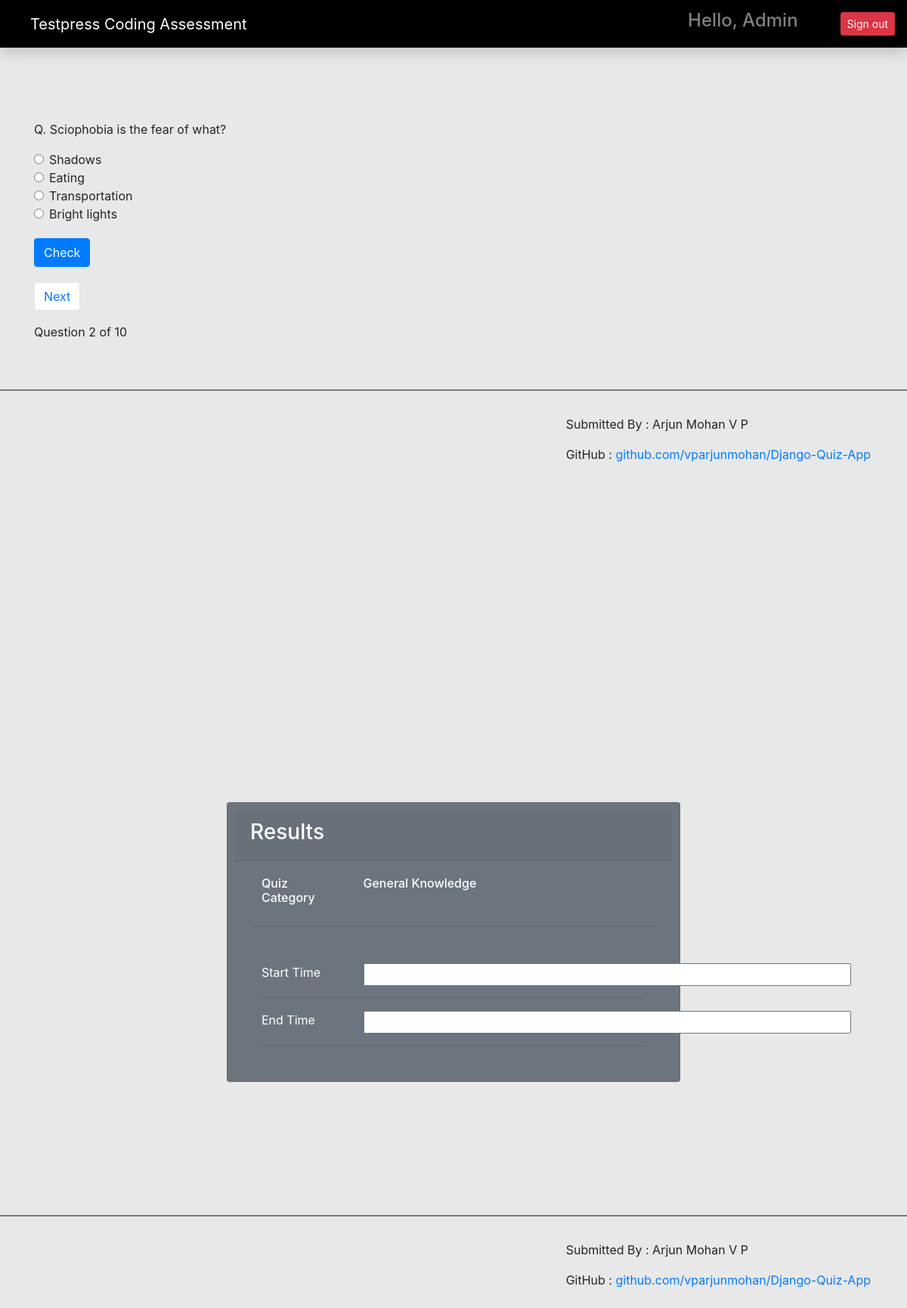
The app's page /quiz/category/2/?page=2 (signed in) with its own data.
### quiz/models.py (models this page shows, shortened)
class Question(models.Model):
    choice = models.ForeignKey(Category, on_delete=models.CASCADE)
    question = models.CharField(max_length=250)
    answer = models.CharField(max_length=100)
    option_one = models.CharField(max_length=100)
    option_two = models.CharField(max_length=100)
    option_three = models.CharField(max_length=100, blank=True)
    option_four = models.CharField(max_length=100, blank=True)
    created_at = models.DateTimeField(auto_now_add=True)
    updated_at = models.DateTimeField(auto_now=True)

class Category(models.Model):
    owner = models.ForeignKey(to=User, on_delete=models.CASCADE)
    category = models.CharField(max_length=200)
    def __str__(self):
        return self.category

### quiz/views.py (the view, shortened to what this page needs)
# urls.py: path('category/<int:pk>/', take_quiz, name='take_quiz'),
@login_required(login_url='/login/')
def take_quiz(request, pk):
    questions = Question.objects.filter(choice=pk).order_by('-created_at')
    paginator = Paginator(questions,1)
    page_number = request.GET.get('page')
    page_obj = Paginator.get_page(paginator, page_number)
    context = {'questions': questions, 'page_obj': page_obj,}
    if request.method == 'GET':
        request.session['previous_page'] = request.path_info + "?page=" + request.GET.get("page", '1')
        return render(request, 'quiz.html', context)

### templates/quiz.html (shortened to what this page needs)
{% extends 'base.html' %}
{% load static %}
{% block content %}
<div id="section1">
<div class="container mt-5 pt-5">
{% for question in page_obj %}
<form action="" method="post">
  <p>Q. {{question.question}}</p>
  <div class="form-check">
  <input class="form-check-input" type="radio" name="option" id="option_one" value="{{question.option_one}}">
    {{question.option_one}}
</div>
<div class="form-check">
  <input class="form-check-input" type="radio" name="option" id="option_two" value="{{question.option_two}}">
    {{question.option_two}}
</div>
<div class="form-check">
  <input class="form-check-input" type="radio" name="option" id="option_three" value="{{question.option_three}}">
    {{question.option_three}}
</div>
<div class="form-check lower-radio">
  <input class="form-check-input" type="radio" name="option" id="option_four" value="{{question.option_four}}">
    {{question.option_four}}
</div>
  <input class="btn btn-primary check-btn" type="submit" value="Check" id="check" onclick="displayRadioValue();"/>
</form>
</div>
{% endfor %}
<div class="container">
  <div class="pagination-btns">
    <ol class="pagination align-right mr-auto">
    {% if page_obj.has_next %}
      <li class="page-item">
        <a id="next-btn" class="page-link btn btn-success" href="?page={{ page_obj.next_page_number }}" id="next-button" >Next</a>
      </li>
      {% endif %}
    </ol>
Question {{page_obj.number}} of {{page_obj.paginator.num_pages}}
</div>
</div>
    <br><br>
<hr style="height:1px;color:gray;background-color:gray;">
<footer class="mr-lg-5 mt-3" style="float:right;">
  <p>Submitted By : Arjun Mohan V P</p>
  <p>GitHub : <a href="https://github.com/vparjunmohan/Django-Quiz-App" target=_blank>github.com/vparjunmohan/Django-Quiz-App</a></p>
</footer>
</div>
<div  id="section2">
<div class="card text-white bg-secondary mb-3 quizresults">
    <div class="card-header"><h3>Results</h3></div>
    <div class="card-body">
    <div class="container">
    <div class="row">
      <h6 class="card-title col-3">Quiz Category</h6>
      {% for question in page_obj %}
      <h6 class="card-title col-8">{{question.choice}} </h6>
      {% endfor %}
    </div>
    </div>
    <hr>
      <div class="container mt-lg-5">
      <div class="row">
        <div class="col-3">Start Time</div>
        <div class="col-8" id="displayStartTime">
        <input type="text" size="58" id="startTimeField" readonly="true">
        </div>
      </div>
      <hr>
      <div class="row">
        <div class="col-3">End Time</div>
        <div class="col-8" id="displayEndTime">
        <input type="text" size="58" id="endTimeField" readonly="true">
        </div>
      </div>
      <hr>
      </div>
    </div>
  </div>
      <br><br><br><br><br><br>
<hr style="height:1px;color:gray;background-color:gray;">
<footer class="mr-lg-5 mt-3" style="float:right;">
  <p>Submitted By : Arjun Mohan V P</p>
  <p>GitHub : <a href="https://github.com/vparjunmohan/Django-Quiz-App" target=_blank>github.com/vparjunmohan/Django-Quiz-App</a></p>
</footer>
</div>
{% endblock content %}

### templates/base.html (shortened to what this page needs)
{% load static %}
<html lang="en">
<head>
  <link href="{% static 'css/bootstrap.min.css'%}" rel="stylesheet" />
  <link href="{% static 'css/main.css'%}" rel="stylesheet" />
  <link rel="stylesheet" href="https://maxcdn.bootstrapcdn.com/bootstrap/4.0.0/css/bootstrap.min.css" />
  <link rel="stylesheet" href="{% static 'css/styles.css' %}">
</head>
<body>
  <nav class="navbar navbar-dark sticky-top flex-md-nowrap p-0 shadow">
    <a class="navbar-brand col-md-3 col-lg-2 me-0 px-3 ml-4" href="{% url 'index_page' %}">Testpress Coding
      Assessment</a>
    <ul class="navbar-nav px-3" style="display: flex; flex-direction: row; align-items:center;">
      <li class="nav-item text-nowrap">
        <div href="" class="nav-link">
          <h4 class="text text-capitalize">
            Hello, {{request.user.username}}
          </h4>
        </div>
      </li>
      <li class="nav-item text-nowrap mt-3 ml-2">
        <form action="{% url 'logout' %}" method="post">
          <input class="btn btn-danger btn-sm ml-5" type="submit" value="Sign out">
        </form>
      </li>
    </ul>
  </nav>
  {% block content %}
  {% endblock content %}
</body>
</html>

### quiz/static/css/main.css (style rules this page uses)
.navbar { background-color: black; }

### quiz/static/css/styles.css (style rules this page uses)
body { overflow: hidden; background-color: #e8e8e8; }
.check-btn { margin-top: 10px; }
.pagination-btns { margin-top: 20px; }
.lower-radio { margin-bottom: 10px; }
.quizresults { margin: auto; margin-top: 150px; width: 50%; padding: 10px; }
#section1 { height: 100vh; }
#section2 { height: 100vh; }

### records on screen
Question: question "Sciophobia is the fear of what?", option_one "Shadows", option_two "Eating", option_three "Transportation", option_four "Bright lights", choice "General Knowledge"

### other values on screen
{{ request.user.username }} "Admin"
{{ page_obj.number }} "2"
{{ page_obj.paginator.num_pages }} "10"
